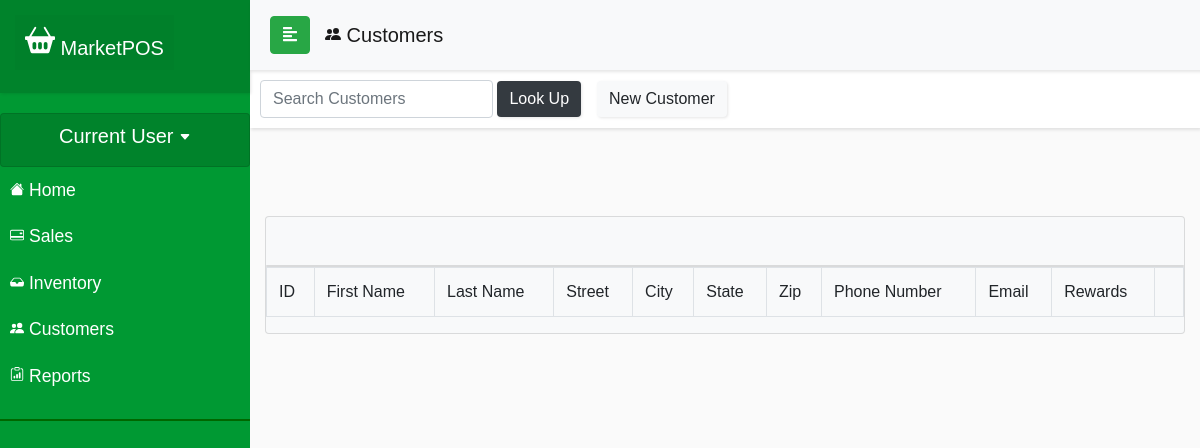
Page /currentDraft/customerview.php on the earlier database version.
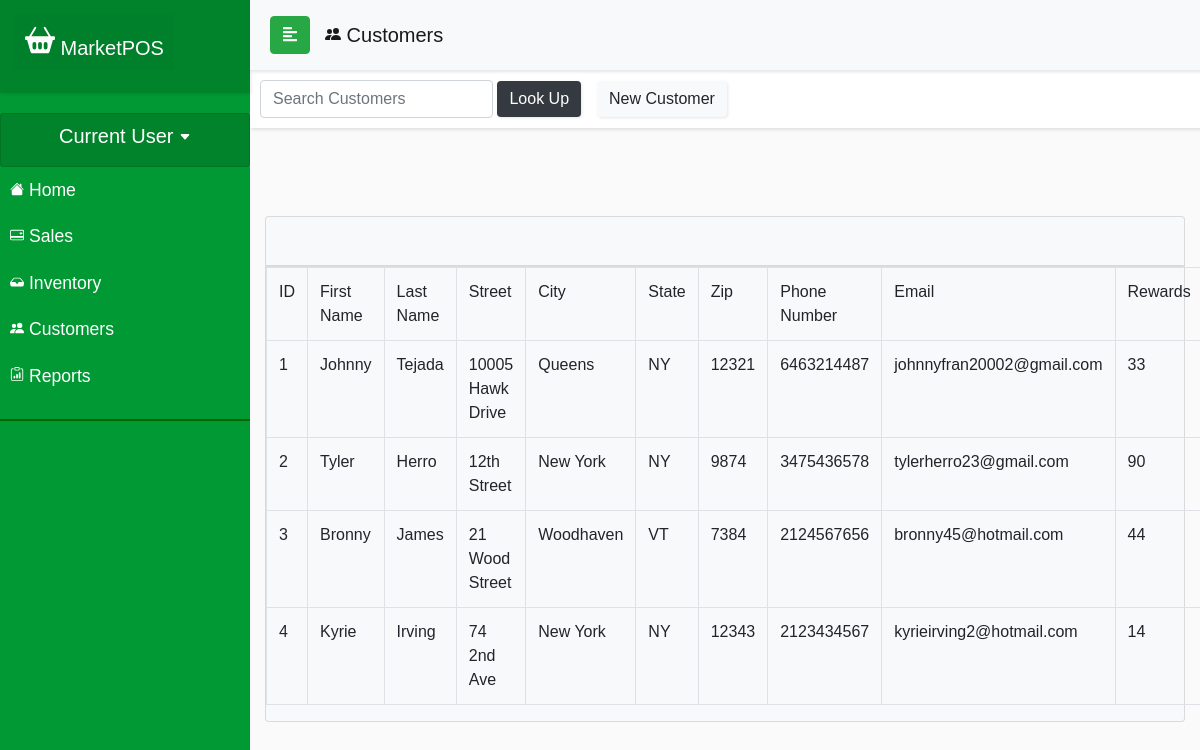
Same page on the later database version.
### tables this page shows
CREATE TABLE `customer_info` (
  `customer_id` int(11) NOT NULL,
  `email` varchar(50) NOT NULL,
  `password` varchar(60) NOT NULL,
  `first_name` varchar(50) NOT NULL,
  `last_name` varchar(50) NOT NULL,
  `phone_number` double NOT NULL,
  `rewards` float NOT NULL,
  `street_address` varchar(50) NOT NULL,
  `city` varchar(50) NOT NULL,
  `state` varchar(2) NOT NULL,
  `zip_code` int(11) NOT NULL
);

### currentDraft/customerview.php (the view, shortened to what this page needs)
<?php
include_once ('config.php');
$query = "SELECT * FROM customer_info";
$result = mysqli_query($conn, $query);
?>
<!DOCTYPE html>
<html>
<head>
  <link rel="stylesheet" href="css/bootstrap.min.css">
  <link rel="stylesheet" href="userStyle.css">
  <link rel="stylesheet" href="css/jquery.mCustomScrollbar.min.css">
</head>
<body>
  <nav id="sidebar">
    <div class="sidebar-header">
      <h1><a class="navbar-brand relative-top" href="indexDraft.php" id="navcard">
          MarketPOS</a></h1>
    </div>
    <ul class="list-unstyled components">
      <div class="card" id="navcard">
        <h5 class="text-center">Current User <svg width=".6em" height=".6em" viewBox="0 0 16 16" class="bi bi-caret-down-fill" fill="currentColor" xmlns="http://www.w3.org/2000/svg">
            <path d="M7.247 11.14L2.451 5.658C1.885 5.013 2.345 4 3.204 4h9.592a1 1 0 0 1 .753 1.659l-4.796 5.48a1 1 0 0 1-1.506 0z" />
          </svg></h5>
      </div>
      <li class="active">
      <li>
        <a href="accounthomeDraft.php"> Home</a>
      </li>
      </li>
      <li>
        <a href="salescontrolv3.html"> Sales</a>
      </li>
      <li>
        <a href="inventorycontrol.html"> Inventory</a>
      </li>
      <li>
        <a href="customercontrol.html"> Customers</a>
      </li>
      <li>
        <a href="#"> Reports</a>
      </li>
    </ul>
  </nav>
  <div id="content">
    <nav class="navbar navbar-expand-lg navbar-light bg-light sticky-top" id="locnav">
      <div class="container-fluid">
        <button type="button" id="sidebarCollapse" class="btn btn-success">
          <i class="fas fa-align-left"></i>
        </button>
        <div class="collapse navbar-collapse" id="navbarSupportedContent">
          <ul class="nav navbar-nav mr-auto">
            <a class="navbar-brand" href="customerview.php"> Customers</a>
          </ul>
        </div>
      </div>
    </nav>
    <nav class="navbar navbar-light" id="salespanel">
      <form class="form-inline" method="post" action="customerview.php">
        <div class="nav-item" style="padding: 8px">
          <input class="form-control" name="customer" placeholder="Search Customers" aria-label="Search">
          <button class="btn btn-dark navbar-btn" name="submit-search"> Look Up</button>
        </div>
        <div class="nav-item mr-auto">
          <a class="btn navbar-btn btn-light" href="customerindex.php" role="button"> New Customer</a></div>
      </form>
    </nav>
    <div class="container justify-content-center" id="formscreen">
      <div class="row">
        <div class="col m-auto">
          <div class="card mt-5 bg-light">
            <table class="table table-bordered">
              <tr>
                <td> ID </td>
                <td> First Name </td>
                <td> Last Name </td>
                <td> Street </td>
                <td> City</td>
                <td> State</td>
                <td> Zip </td>
                <td> Phone Number </td>
                <td> Email </td>
                <td> Rewards </td>
                <td> </td>
              </tr>
              <div class='card mt-5 bg-light'>
                <?php
                if (isset($_POST['submit-search'])) {
                  $search = mysqli_real_escape_string($conn, $_POST['customer']);
                  $sql = "SELECT * FROM customer_info WHERE first_name LIKE '%$search%' OR last_name LIKE '%$search%' OR phone_number LIKE '%$search%' OR email LIKE '%$search%'";
                  $result = mysqli_query($conn, $sql);
                  $queryResults = mysqli_num_rows($result);
                  if ($queryResults > 0) {
                    echo "<div>There are $queryResults results matching your search</div><br>";
                    while ($row = mysqli_fetch_assoc($result)) {
                      echo "<tr><td>" . $row['customer_id'] . "</td><td>"
                        . $row['first_name'] . "</td><td>" . $row['last_name'] . "</td><td>" . $row['street_address'] . "</td><td>"
                        . $row['city'] . "</td><td>" . $row['state'] . "</td><td>" . $row['zip_code'] . "</td><td>" . $row['phone_number'] . "</td><td>"
                        . $row['email'] . "</td><td>" . $row['rewards'] .
                        "</td><td><a class='btn navbar-btn btn-dark' role='button' href='customerdelete.php?Del="
                        . $row['customer_id'] . "'>Delete</a></td><td><a class='btn navbar-btn btn-dark' role='button' href='customeredit.php?Upd="
                        . $row['customer_id'] . "'>Update</a></td></tr>";
                    }
                  } else {
                    echo "<div>There are no results matching your search</div>";
                  }
                } else {
                  while ($row = mysqli_fetch_assoc($result)) {
                    echo "<tr><td>" . $row['customer_id'] . "</td><td>"
                      . $row['first_name'] . "</td><td>" . $row['last_name'] . "</td><td>" . $row['street_address'] . "</td><td>"
                      . $row['city'] . "</td><td>" . $row['state'] . "</td><td>" . $row['zip_code'] . "</td><td>" . $row['phone_number'] . "</td><td>"
                      . $row['email'] . "</td><td>"  . $row['rewards'] .
                      "</td><td><a class='btn navbar-btn btn-dark' role='button' href='customerdelete.php?Del="
                      . $row['customer_id'] . "'>Delete</a></td><td><a class='btn navbar-btn btn-dark' role='button' href='customeredit.php?Upd="
                      . $row['customer_id'] . "'>Update</a></td></tr>";
                  }
                }
                ?>
              </div>
            </table>
          </div>
        </div>
      </div>
    </div>
</body>
</html>

### currentDraft/userStyle.css (style rules this page uses)
body { font-family: 'Poppins', sans-serif; background: #fafafa; overflow-y: hidden; }
a, a:hover, a:focus { color: inherit; text-decoration: none; transition: all 0.3s; }
#locnav { position: fixed; }
#salespanel { padding: 2px 2px; margin-top: 30px; margin-left: 0px; }
.navbar { width: 100%; padding: 5px 5px; background: #fff; border: none; border-radius: 0; box-shadow: 1px 2px 3px rgba(0, 0, 0, 0.1); }
.navbar-brand { padding: 15px; }
.nav-item { padding: 8px; }
.navbar-btn { box-shadow: 1px 1px 3px rgba(0, 0, 0, 0.1); outline: none !important; border: none; }
#sidebar { width: 250px; position: fixed; top: 0; left: 0; height: 100vh; z-index: 999; background: #009933; color: #fff; transition: all 0.3s; }
#sidebar .sidebar-header { padding: 15px; background: rgba(0, 128, 43, 0.897); box-shadow: 1px 1px 3px rgba(0, 0, 0, 0.1); }
#sidebar ul.components { padding: 20px 0; border-bottom: 2px solid #006600; }
#sidebar ul li a { padding: 10px; font-size: 1.1em; display: block; }
#navcard { background: rgba(0, 128, 43, 0.897); padding: 10px; }
#content { width: calc(100% - 250px); margin-top: 40px; min-height: 100vh; transition: all 0.3s; position: absolute; top: 0; right: 0; overflow: hidden; }
#formscreen { margin-top: 40px; left: 200px; }

Differences in the rows shown:
added customer_info: customer_id "1", first_name "Johnny", last_name "Tejada", street_address "10005 Hawk Drive", city "Queens", state "NY", zip_code "12321", phone_number "6463214487", email "johnnyfran20002@gmail.com", rewards "33"
added customer_info: customer_id "2", first_name "Tyler", last_name "Herro", street_address "12th Street", city "New York", state "NY", zip_code "9874", phone_number "3475436578", email "tylerherro23@gmail.com", rewards "90"
added customer_info: customer_id "3", first_name "Bronny", last_name "James", street_address "21 Wood Street", city "Woodhaven", state "VT", zip_code "7384", phone_number "2124567656", email "bronny45@hotmail.com", rewards "44"
added customer_info: customer_id "4", first_name "Kyrie", last_name "Irving", street_address "74 2nd Ave", city "New York", state "NY", zip_code "12343", phone_number "2123434567", email "kyrieirving2@hotmail.com", rewards "14"
